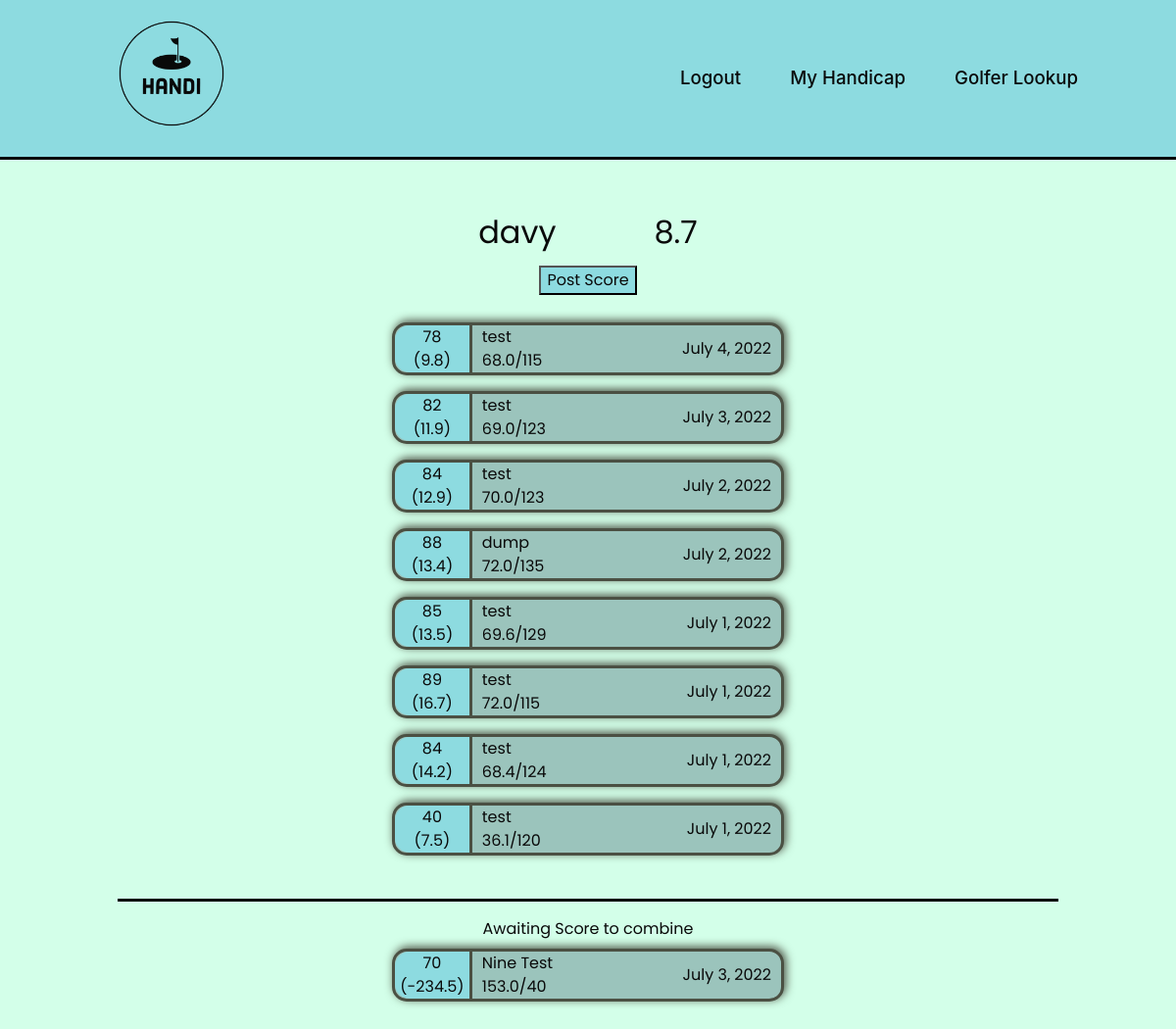
Before: / (signed in) with the older database file.
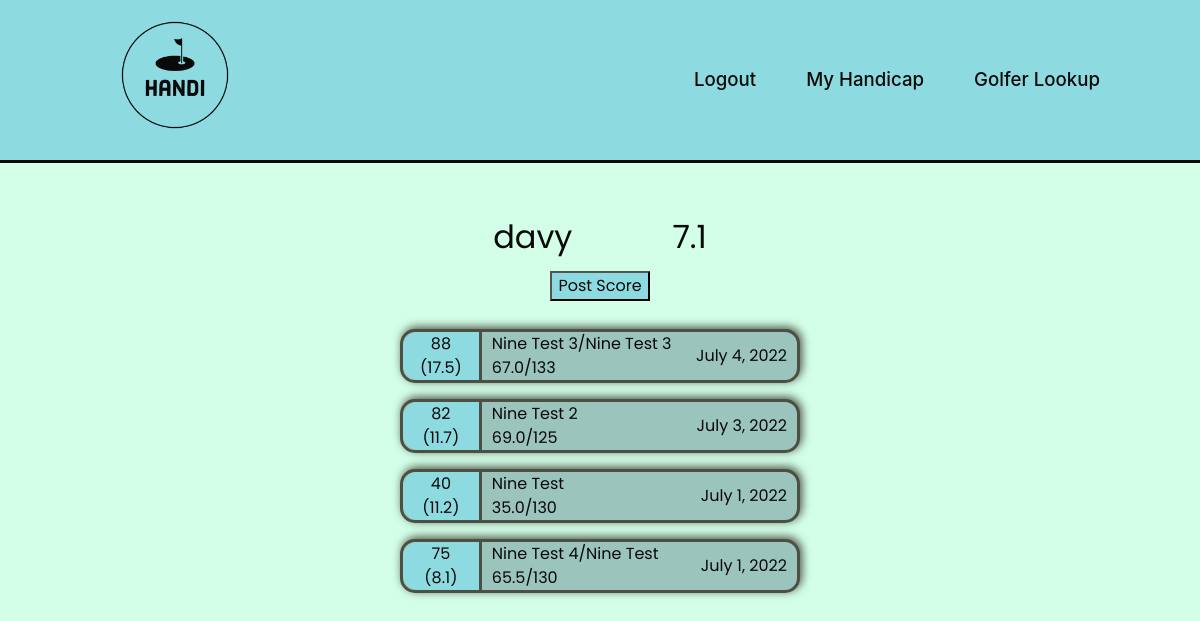
After: the same page with the newer database file.
### calculator/models.py (models this page shows, shortened)
class User(AbstractUser):
    handicap = models.FloatField(blank=True, null=True)
    following = models.ManyToManyField('self', blank=True, related_name="followers", symmetrical=False)
    def __str__(self):
        return self.username

class Score(models.Model):
    golfer = models.ForeignKey(User, on_delete=models.CASCADE, related_name='posted_by')
    holes = models.IntegerField(choices = [(9,9),(18,18)])
    course = models.CharField(max_length=64)
    date = models.DateField()
    score = models.IntegerField()
    rating = models.FloatField()
    slope = models.IntegerField()
    differential = models.FloatField()

### calculator/views.py (the view)
# urls.py: path('',views.index, name='index'),
def index(request):
    if request.user.is_authenticated:
        user = User.objects.get(username = request.user)
        scores = Score.objects.filter(golfer=user, holes='18').order_by('-date')[:20]
        try:
            nine_score = Score.objects.get(golfer=user, holes='9')
        except:
            nine_score = None
        return render(request, 'index.html', {"scores": scores, "nine_score": nine_score})
    else:
        return render(request, 'index.html')

### calculator/templates/index.html (shortened to what this page needs)
{% extends "layout.html" %}
{% load static %}
{% block body %}
{% if user.is_authenticated %}
    <div class="main-container">
        <div class="sub-container">
            <div class="title-text">{{user}}</div>
            <div class="title-text">{{user.handicap}}</div>
        </div>
        <button class="button"><a class="nav-link-text" href="/add">Post Score</a></button>
        {% for score in scores %}
        <div class="score-box">
            <div class="sub-score-box">
                <div>{{score.score}}</div>
                <div>({{score.differential}})</div>
            </div>
            <div class="course-info">
                <div>{{score.course}}</div>
                <div>{{score.rating}}/{{score.slope}}</div>
            </div>
            <div class="date">
                {{score.date}}
            </div>
        </div>
            {% endfor %}
            {% if nine_score %}
            <hr>
            <div class="centered-text"> Awaiting Score to combine </div>
            <div class="score-box">
                <div class="sub-score-box">
                    <div>{{nine_score.score}}</div>
                    <div>({{nine_score.differential}})</div>
                </div>
                <div class="course-info">
                    <div>{{nine_score.course}}</div>
                    <div>{{nine_score.rating}}/{{nine_score.slope}}</div>
                </div>
                <div class="date">
                    {{nine_score.date}}
                </div>
            </div>
            {% endif %}
    </div>
{% endif %}
{% endblock %}

Changed rows visible on the page:
removed Score: score "78", differential "9.8", course "test", rating "68.0", slope "115", date "July 4, 2022"
removed Score: score "82", differential "11.9", course "test", rating "69.0", slope "123", date "July 3, 2022"
removed Score: score "84", differential "12.9", course "test", rating "70.0", slope "123", date "July 2, 2022"
removed Score: score "88", differential "13.4", course "dump", rating "72.0", slope "135", date "July 2, 2022"
removed Score: score "85", differential "13.5", course "test", rating "69.6", slope "129", date "July 1, 2022"
removed Score: score "89", differential "16.7", course "test", rating "72.0", slope "115", date "July 1, 2022"
removed Score: score "84", differential "14.2", course "test", rating "68.4", slope "124", date "July 1, 2022"
removed Score: score "40", differential "7.5", course "test", rating "36.1", slope "120", date "July 1, 2022"
removed Score: score "70", differential "-234.5", course "Nine Test", rating "153.0", slope "40", date "July 3, 2022"
changed User "davy": handicap "8.7" → "7.1"
added Score: score "88", differential "17.5", course "Nine Test 3/Nine Test 3", rating "67.0", slope "133", date "July 4, 2022"
added Score: score "82", differential "11.7", course "Nine Test 2", rating "69.0", slope "125", date "July 3, 2022"
added Score: score "40", differential "11.2", course "Nine Test", rating "35.0", slope "130", date "July 1, 2022"
added Score: score "75", differential "8.1", course "Nine Test 4/Nine Test", rating "65.5", slope "130", date "July 1, 2022"
Other visible differences:
text no longer shown: "Awaiting Score to combine ( ) /"
